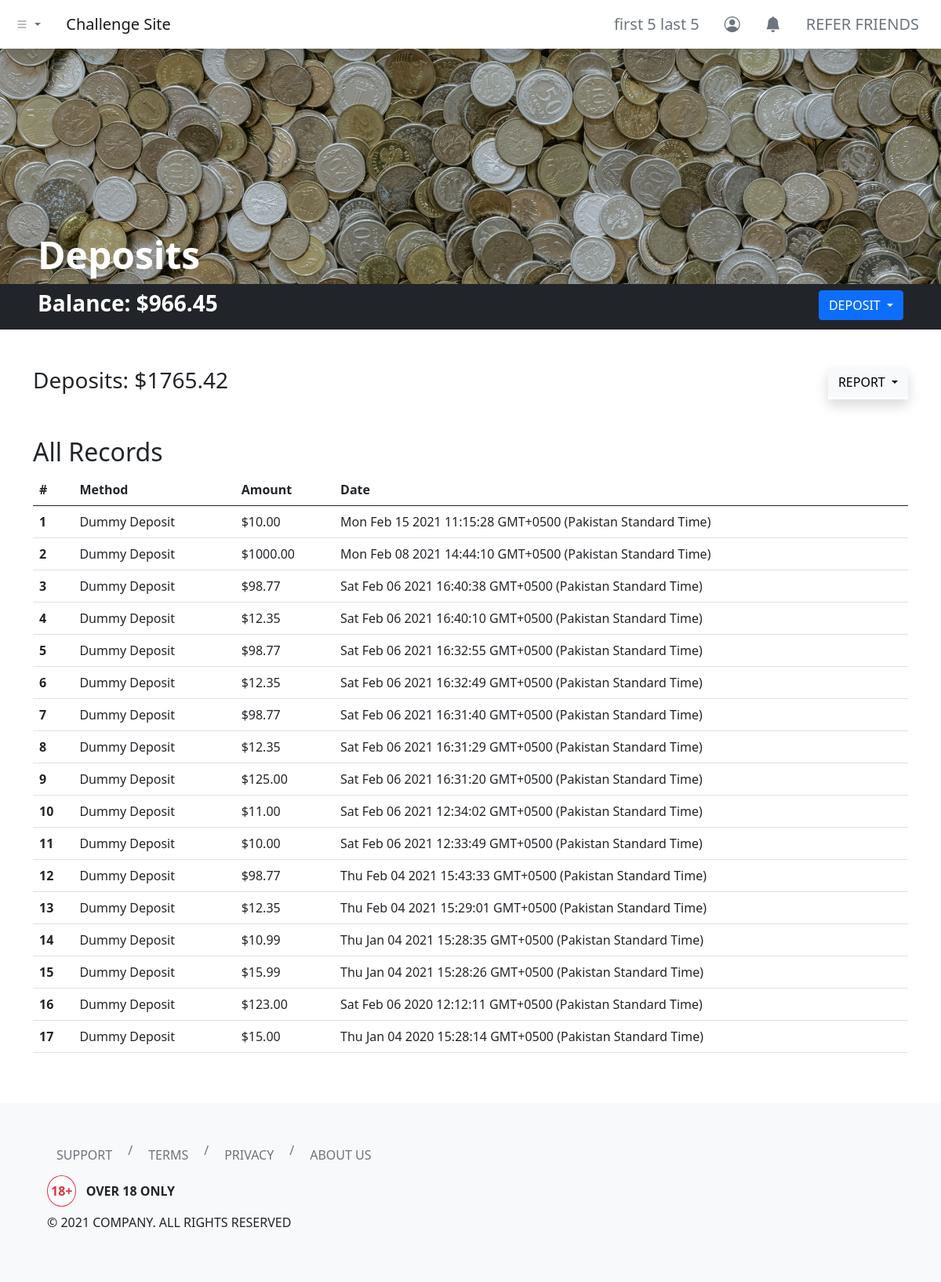
The app's page /dashboard/deposits/index.php (signed in) with its own data.
### tables this page shows
CREATE TABLE `users` (
  `id` int(11) NOT NULL,
  `username` varchar(255) NOT NULL,
  `first_name` varchar(255) NOT NULL,
  `last_name` varchar(255) NOT NULL,
  `email` varchar(255) NOT NULL,
  `user_password` varchar(255) NOT NULL,
  `balance` decimal(65,30) UNSIGNED NOT NULL DEFAULT 0.000000000000000000000000000000
);

CREATE TABLE `deposit_log` (
  `deposit_id` int(11) NOT NULL,
  `deposit_by` int(11) NOT NULL,
  `method` varchar(255) NOT NULL,
  `amount` decimal(65,30) UNSIGNED NOT NULL,
  `client_date` varchar(255) NOT NULL,
  `server_timestamp` timestamp NOT NULL DEFAULT current_timestamp()
);

### dashboard/deposits/index.php (the view, shortened to what this page needs)
<?php
include '../../header.php';
?>
<link rel="stylesheet" href="./index.css">
<div class="hero bg-dark d-flex align-items-end px-5">
    <h1 class="text-white display-5 fw-bold">Deposits</h1>
</div>
<div class="container-fluid bg-dark py-2 px-5">
    <div class="row">
        <div class="col d-flex justify-content-between">
            <h3 class="text-white fw-bold">Balance:
                <?php
                include_once '../../php-apis/db-config.php';
                $user_id = $_SESSION['id'];
                $sql3 = "SELECT * FROM users WHERE id=$user_id";
                $result3 = mysqli_query($conn, $sql3);
                if (mysqli_num_rows($result3) > 0) {
                    while ($row3 = mysqli_fetch_assoc($result3)) {
                        echo '$' . number_format($row3['balance'], 2, '.', '');
                    }
                } else {
                    header("Location: ../../php-apis/logout.php");
                    die();
                }
                ?>
            </h3>
            <div class="dropdown">
                <button class="btn btn-primary dropdown-toggle text-uppercase" type="button" data-bs-toggle="dropdown" aria-expanded="false">
                    Deposit
                </button>
            </div>
        </div>
    </div>
</div>
<div class="container my-5">
    <div class="row">
        <div class="col">
            <h3>Deposits:
                <?php
                $sql = "SELECT SUM(amount) AS depositSum FROM deposit_log WHERE deposit_by = $user_id";
                $result = mysqli_query($conn, $sql);
                if (mysqli_num_rows($result) > 0) {
                    while ($row = mysqli_fetch_assoc($result)) {
                        echo '$' . number_format($row['depositSum'], 2, '.', '');
                    }
                } else {
                    echo "$0.00";
                }
                ?>
            </h3>
        </div>
        <div class="col d-flex">
            <div class="dropdown shadow ms-auto">
                <button class="btn btn-light dropdown-toggle text-uppercase" type="button" data-bs-toggle="dropdown" aria-expanded="false">
                    Report
                </button>
            </div>
        </div>
    </div>
</div>
<div class="container my-5">
    <div class="row">
        <div class="col">
            <h2 class="text-capitalize"><?php echo (isset($_GET['report-filter']) && !empty($_GET['report-filter'])) ? (str_replace("-", " ", mysqli_real_escape_string($conn, clean_input($_GET['report-filter'])))) : ("All") ?> Records</h2>
            <table class="table">
                <thead>
                    <tr>
                        <th scope="col">#</th>
                        <th scope="col">Method</th>
                        <th scope="col">Amount</th>
                        <th scope="col">Date</th>
                    </tr>
                </thead>
                <tbody>
                    <?php
                    if (isset($_GET['report-filter']) && !empty($_GET['report-filter'])) {
                        $reportFilter = mysqli_real_escape_string($conn, clean_input($_GET["report-filter"]));
                        switch ($reportFilter) {
                            case "current-month":
                                $sql2 = "SELECT * FROM deposit_log WHERE MONTH(server_timestamp) = MONTH(CURRENT_DATE()) AND YEAR(server_timestamp) = YEAR(CURRENT_DATE()) AND deposit_by = $user_id ORDER BY server_timestamp DESC";
                                break;
                            case "previous-month":
                                $sql2 = "SELECT * FROM deposit_log WHERE YEAR(server_timestamp) = YEAR(CURRENT_DATE() - INTERVAL 1 MONTH) AND MONTH(server_timestamp) = MONTH(CURRENT_DATE() - INTERVAL 1 MONTH) AND deposit_by = $user_id ORDER BY server_timestamp DESC";
                                break;
                            case "current-year":
                                $sql2 = "SELECT * FROM deposit_log WHERE YEAR(server_timestamp) = YEAR(CURRENT_DATE()) AND deposit_by = $user_id ORDER BY server_timestamp DESC";
                                break;
                            case "all":
                                $sql2 = "SELECT * FROM deposit_log WHERE deposit_by = $user_id ORDER BY server_timestamp DESC";
                                break;
                            default:
                                $sql2 = "SELECT * FROM deposit_log WHERE deposit_by = $user_id ORDER BY server_timestamp DESC";
                        }
                    } else {
                        $sql2 = "SELECT * FROM deposit_log WHERE deposit_by = $user_id ORDER BY server_timestamp DESC";
                    }
                    $result2 = mysqli_query($conn, $sql2);
                    if (mysqli_num_rows($result2) > 0) {
                        $count = 1;
                        while ($row2 = mysqli_fetch_assoc($result2)) {
                    ?>
                            <tr>
                                <th scope="row"><?php echo $count; ?></th>
                                <td><?php echo $row2['method']; ?></td>
                                <td><?php echo '$' . number_format($row2['amount'], 2, '.', ''); ?></td>
                                <td><?php echo $row2['client_date']; ?></td>
                            </tr>
                        <?php
                            $count++;
                        }
                    } else {
                        ?>
                        <tr>
                            <td colspan="4" class="text-center text-danger">No Records Found!</td>
                        </tr>
                    <?php } ?>
                </tbody>
            </table>
        </div>
    </div>
</div>
<?php
include '../../footer.php';
?>

### header.php (shortened to what this page needs)
<?php
function urlPrefix()
{
    if (basename(getcwd()) === basename(__DIR__)) {
        return './';
    } elseif (basename(dirname(getcwd())) === basename(__DIR__)) {
        return '../';
    } elseif (basename(dirname(dirname(getcwd()))) === basename(__DIR__)) {
        return '../../';
    } elseif (basename(dirname(dirname(dirname(getcwd())))) === basename(__DIR__)) {
        return '../../../';
    } else {
        return './';
    }
}
?>
<!DOCTYPE html>
<html lang="en">
<head>
    <link href="https://cdn.jsdelivr.net/npm/bootstrap@5.0.0-beta2/dist/css/bootstrap.min.css" rel="stylesheet">
    <link rel="stylesheet" href="https://cdn.jsdelivr.net/npm/bootstrap-icons@1.3.0/font/bootstrap-icons.css">
</head>
<body>
    <nav class="navbar navbar-expand-sm navbar-light bg-white shadow">
        <div class="container-fluid">
            <ul class="navbar-nav me-4">
                <li class="nav-item dropdown">
                    <a class="nav-link dropdown-toggle" href="#" id="navbarDropdownMenuLink" role="button" data-bs-toggle="dropdown" aria-expanded="false">
                        <i class="bi bi-list"></i>
                    </a>
                </li>
            </ul>
            <a class="navbar-brand" href="<?php echo urlPrefix(); ?>">Challenge Site</a>
            <div class="collapse navbar-collapse" id="navbarNavDropdown">
                <ul class="navbar-nav ms-auto">
                    <?php if (isset($_SESSION['id'])) { ?>
                        <li class="nav-item">
                            <a class="btn btn-lg btn-outline-secondary border-0" aria-current="page" href="<?php echo urlPrefix() . 'dashboard/profile/'; ?>">
                                <?php
                                include_once urlPrefix() . 'php-apis/db-config.php';
                                $user_id = $_SESSION['id'];
                                $sql = "SELECT * FROM users WHERE id=$user_id";
                                $result = mysqli_query($conn, $sql);
                                if (mysqli_num_rows($result) > 0) {
                                    while ($row = mysqli_fetch_assoc($result)) {
                                        echo $row['first_name'] . ' ' . $row['last_name'];
                                    }
                                } else {
                                    header("Location: " . urlPrefix() . "php-apis/logout.php");
                                    die();
                                }
                                ?>
                            </a>
                        </li>
                        <li class="nav-item">
                            <a class="btn btn-lg btn-outline-secondary border-0" aria-current="page" href="<?php echo urlPrefix() . 'dashboard/profile/'; ?>"><i class="bi bi-person-circle"></i></a>
                        </li>
                        <li class="nav-item">
                            <a class="btn btn-lg btn-outline-secondary border-0" aria-current="page" href="<?php echo urlPrefix() . 'dashboard/notifications/'; ?>"><i class="bi bi-bell-fill"></i></a>
                        </li>
                        <li class="nav-item">
                            <a class="btn btn-lg btn-outline-secondary border-0" aria-current="page" href="<?php echo urlPrefix() . 'dashboard/refer/'; ?>">REFER FRIENDS</a>
                        </li>
                    <?php } else { ?>
                        <li class="nav-item">
                            <a class="btn btn-lg btn-outline-secondary border-0" aria-current="page" href="<?php echo urlPrefix() . 'login/'; ?>">ENTER</a>
                        </li>
                    <?php } ?>
                </ul>
            </div>
        </div>
    </nav>

### dashboard/deposits/index.css (style rules this page uses)
.hero { background-image: url('../../images/pawel-czerwinski-PtHP1wFSSYI-unsplash.jpg'); background-position: center; background-repeat: no-repeat; background-size: cover; min-height: 300px; }

### records on screen
users: first_name "first 5", last_name "last 5", balance "966.45"
deposit_log: method "Dummy Deposit", amount "10.00", client_date "Mon Feb 15 2021 11:15:28 GMT+0500 (Pakistan Standard Time)"
deposit_log: method "Dummy Deposit", amount "1000.00", client_date "Mon Feb 08 2021 14:44:10 GMT+0500 (Pakistan Standard Time)"
deposit_log: method "Dummy Deposit", amount "98.77", client_date "Sat Feb 06 2021 16:40:38 GMT+0500 (Pakistan Standard Time)"
deposit_log: method "Dummy Deposit", amount "12.35", client_date "Sat Feb 06 2021 16:40:10 GMT+0500 (Pakistan Standard Time)"
deposit_log: method "Dummy Deposit", amount "98.77", client_date "Sat Feb 06 2021 16:32:55 GMT+0500 (Pakistan Standard Time)"
deposit_log: method "Dummy Deposit", amount "12.35", client_date "Sat Feb 06 2021 16:32:49 GMT+0500 (Pakistan Standard Time)"
deposit_log: method "Dummy Deposit", amount "98.77", client_date "Sat Feb 06 2021 16:31:40 GMT+0500 (Pakistan Standard Time)"
deposit_log: method "Dummy Deposit", amount "12.35", client_date "Sat Feb 06 2021 16:31:29 GMT+0500 (Pakistan Standard Time)"
deposit_log: method "Dummy Deposit", amount "125.00", client_date "Sat Feb 06 2021 16:31:20 GMT+0500 (Pakistan Standard Time)"
deposit_log: method "Dummy Deposit", amount "11.00", client_date "Sat Feb 06 2021 12:34:02 GMT+0500 (Pakistan Standard Time)"
deposit_log: method "Dummy Deposit", amount "10.00", client_date "Sat Feb 06 2021 12:33:49 GMT+0500 (Pakistan Standard Time)"
deposit_log: method "Dummy Deposit", amount "98.77", client_date "Thu Feb 04 2021 15:43:33 GMT+0500 (Pakistan Standard Time)"
deposit_log: method "Dummy Deposit", amount "12.35", client_date "Thu Feb 04 2021 15:29:01 GMT+0500 (Pakistan Standard Time)"
deposit_log: method "Dummy Deposit", amount "10.99", client_date "Thu Jan 04 2021 15:28:35 GMT+0500 (Pakistan Standard Time)"
deposit_log: method "Dummy Deposit", amount "15.99", client_date "Thu Jan 04 2021 15:28:26 GMT+0500 (Pakistan Standard Time)"
deposit_log: method "Dummy Deposit", amount "123.00", client_date "Sat Feb 06 2020 12:12:11 GMT+0500 (Pakistan Standard Time)"
deposit_log: method "Dummy Deposit", amount "15.00", client_date "Thu Jan 04 2020 15:28:14 GMT+0500 (Pakistan Standard Time)"

### other values on screen
$row['depositSum'] "1765.42"
